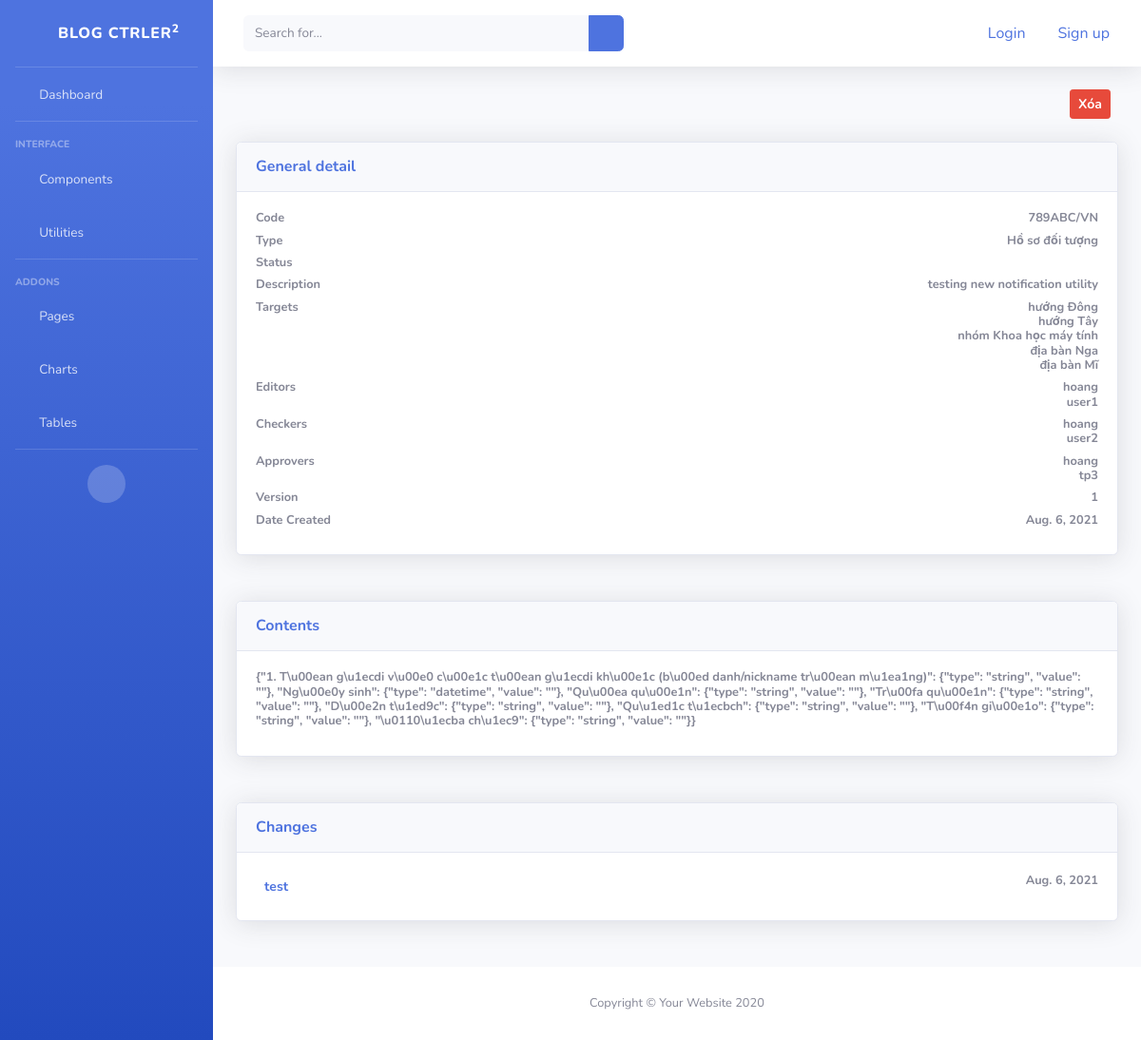
The page /xfile/5/ on the database as committed earlier.
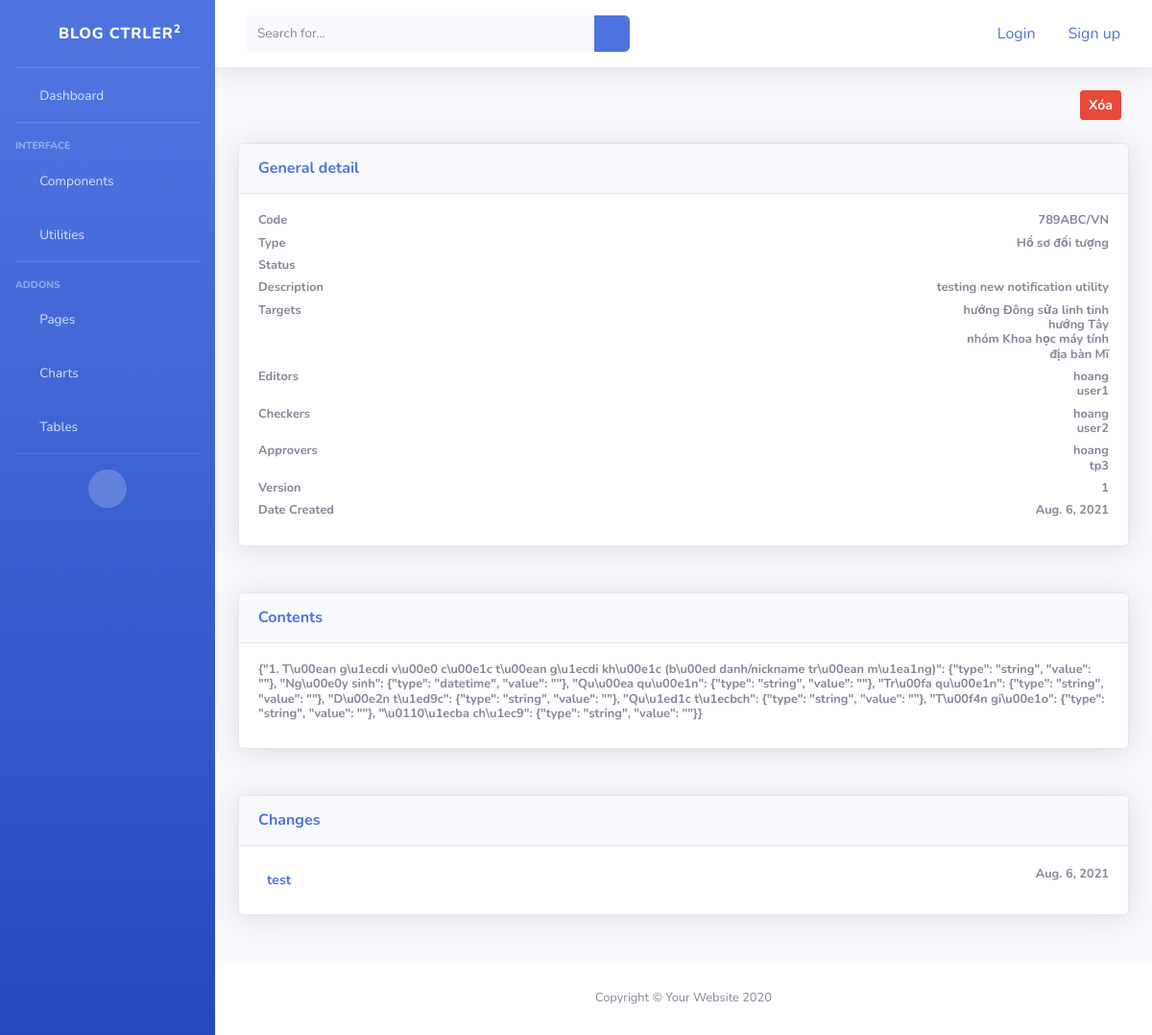
The same page on the database as committed later.
### hsmt/models.py (models this page shows, shortened)
class XFile(models.Model):
    code = models.CharField(max_length=120)
    description = models.TextField(blank=True)
    status = FSMIntegerField(
        choices = STATUS.choices,
        default = STATUS.INIT,
        protected = True
    )
    date_created = models.DateField(default=timezone.now)
    type = models.ForeignKey(XFileType, on_delete=models.CASCADE)
    targets = models.ManyToManyField(Target)
    department = models.ForeignKey(Department, on_delete=models.CASCADE)
    content = models.TextField(blank=True)
    version = models.PositiveIntegerField(default=0)
    creator = models.ForeignKey(User, related_name='xfiles_created', on_delete=models.PROTECT)
    editors = models.ManyToManyField(User, related_name='xfiles_can_edit')
    checkers = models.ManyToManyField(User, related_name='xfiles_can_check')
    approvers = models.ManyToManyField(User, related_name='xfiles_can_approve')
    def can_edit(self, user=None):
        if not user:
            return False
        if user in list(self.editors.all()):
            return True
        return False
    def can_check(self, user=None):
        if not user:
            return False
        if user in list(self.checkers.all()):
            return True
        return False
    def can_approve(self, user=None):
        if not user:
            return False
        if user in list(self.approvers.all()):
            return True
        return False

class XFileType(models.Model):
    name = models.CharField(max_length=120)
    example_content = models.TextField() # nội dung mẫu

class Target(models.Model):
    name = models.CharField(max_length=120)
    description = models.TextField(blank=True)
    type = models.PositiveIntegerField(choices=TARGET_TYPES.choices)
    def __str__(self):
        return f'{self.get_type_display()} {self.name}'

class XFileChange(models.Model):
    version = models.PositiveIntegerField(default=None, null=True, blank=True)
    date_created = models.DateField(default=timezone.now)
    date_edited = models.DateField(blank=True, null=True)
    date_submited = models.DateField(blank=True, null=True)
    date_checked = models.DateField(blank=True, null=True)
    date_approved = models.DateField(blank=True, null=True)
    editor = models.ForeignKey(User, on_delete=models.PROTECT, related_name='changes_edited', null=True)
    checker = models.ForeignKey(User, on_delete=models.PROTECT, related_name='changes_checked', null=True)
    approver = models.ForeignKey(User, on_delete=models.PROTECT, related_name='changes_approved', null=True)
    file = models.ForeignKey(XFile, on_delete=models.CASCADE, related_name='changes')
    name = models.CharField(max_length=120)
    content = models.TextField(blank=True)
    comments = GenericRelation('Comment')

### hsmt/views.py (the view)
# urls.py: path('xfile/<int:pk>/',XFileDetailView.as_view(), name='hsmt-detail'),
class XFileDetailView(DetailView):
    template_name = 'hsmt/old/detail.html'
    model = XFile
    context_object_name = 'xfile'
    def get_context_data(self, **kwargs):
        context = super().get_context_data(**kwargs)
        context['title'] = 'Chi tiết về hồ sơ mục tiêu'
        return context

### hsmt/templatetags/custom_tags.py (called while the page is built)
@register.filter
def sort_by(queryset, order):
    return queryset.order_by(order)

### hsmt/templates/hsmt/old/detail.html (shortened to what this page needs)
{% extends 'hsmt/old/base.html' %}
{% load custom_tags %}
{% block data %}
    <div class="row">
        <div class="col-lg-12 mb-4" id="functionsBar">
            <a href="#" class="btn btn-danger float-right font-weight-bold mr-2 btn-sm" data-toggle="modal" data-target="#deleteModal" id="deleteBtn">
                Xóa
            </a>
        </div>
    </div>
    <div class="row">
        <div class="col-lg-12 mb-4">
            <div class="card shadow mb-4">
                <div class="card-header py-3">
                    <h6 class="m-0 font-weight-bold text-primary" href="#">
                        General detail
                    </h6>
                </div>
                <div class="card-body">
                    <h4 class="small font-weight-bold">
                        Code
                        <span class="float-right">{{xfile.code}}</span>
                    </h4>
                    <h4 class="small font-weight-bold">
                        Type
                        <span class="float-right">{{xfile.type.name}}</span>
                    </h4>
                    <h4 class="small font-weight-bold">
                        Status
                    </h4>
                    <h4 class="small font-weight-bold">
                        Description
                        <span class="float-right">{{xfile.description}}</span>
                    </h4>
                    <h4 class="small font-weight-bold">
                        Targets
                        {% for target in xfile.targets.all %}
                            <span class="float-right">{{target}}</span>
                            <br>
                        {% endfor %}
                    </h4>
                    <h4 class="small font-weight-bold">
                        Editors
                        {% for user in xfile.editors.all %}
                            {% if user.first_name and user.last_name %}
                                <span class="float-right">{{user.first_name}} {{user.last_name}}</span>
                            {% else %}
                                <span class="float-right">{{user}}</span>
                            {% endif %}
                            <br>
                        {% endfor %}
                    </h4>
                    <h4 class="small font-weight-bold">
                        Checkers
                        {% for user in xfile.checkers.all %}
                            {% if user.first_name and user.last_name %}
                                <span class="float-right">{{user.first_name}} {{user.last_name}}</span>
                            {% else %}
                                <span class="float-right">{{user}}</span>
                            {% endif %}
                            <br>
                        {% endfor %}
                    </h4>
                    <h4 class="small font-weight-bold">
                        Approvers
                        {% for user in xfile.approvers.all %}
                            {% if user.first_name and user.last_name %}
                                <span class="float-right">{{user.first_name}} {{user.last_name}}</span>
                            {% else %}
                                <span class="float-right">{{user}}</span>
                            {% endif %}
                            <br>
                        {% endfor %}
                    </h4>
                    <h4 class="small font-weight-bold">
                        Version
                        <span class="float-right">{{xfile.version}}</span>
                    </h4>
                    <h4 class="small font-weight-bold">
                        Date Created
                        <span class="float-right">{{xfile.date_created}}</span>
                    </h4>
                </div>
            </div>
        </div>
        <div class="col-lg-12 mb-4">
            <div class="card shadow mb-4">
                <div class="card-header py-3">
                    <h6 class="m-0 font-weight-bold text-primary" href="#">
                        Contents
                    </h6>
                </div>
                <div class="card-body">
                    <h4 class="small font-weight-bold">
                        {{xfile.content}}
                    </h4>
                </div>
            </div>
        </div>
        <div class="col-lg-12 mb-4">
            <div class="card shadow mb-4">
                <div class="card-header py-3">
                    <h6 class="m-0 font-weight-bold text-primary" href="#">
                        Changes
                    </h6>
                </div>
                <div class="card-body">
                        {% for change in xfile.changes.all|sort_by:'-date_created' %}
                        <div>
                            <a href="{% url 'hsmt-change-detail' change.id %}" class="small font-weight-bold btn btn-sm text-primary">
                                {{change.name}}
                            </a>
                            <span class="float-right small font-weight-bold">{{change.date_created}}</span>
                        </div>
                        {% endfor %}
                </div>
            </div>
        </div>
    </div>
{% endblock data %}

### hsmt/templates/hsmt/old/base.html (shortened to what this page needs)
{% extends 'project/base.html' %}
{% load static %}
{% block content %}
    <div id="wrapper">
        <ul class="navbar-nav bg-gradient-primary sidebar sidebar-dark accordion" id="accordionSidebar">
            <a class="sidebar-brand d-flex align-items-center justify-content-center" href="{% url 'hsmt-list' %}">
                <div class="sidebar-brand-icon">
                    <i class="fas fa-chess-rook"></i>
                </div>
                <div class="sidebar-brand-text mx-3">Blog Ctrler<sup>2</sup></div>
            </a>
            <hr class="sidebar-divider my-0">
            <li class="nav-item">
                <a class="nav-link" href="{% url 'hsmt-list' %}">
                    <i class="fas fa-fw fa-tachometer-alt"></i>
                    <span>Dashboard</span></a>
            </li>
            <hr class="sidebar-divider">
            <div class="sidebar-heading">
                Interface
            </div>
            <li class="nav-item">
                <a class="nav-link collapsed" href="#" data-toggle="collapse" data-target="#collapseTwo"
                    aria-expanded="true" aria-controls="collapseTwo">
                    <i class="fas fa-fw fa-cog"></i>
                    <span>Components</span>
                </a>
            </li>
            <li class="nav-item">
                <a class="nav-link collapsed" href="#" data-toggle="collapse" data-target="#collapseUtilities"
                    aria-expanded="true" aria-controls="collapseUtilities">
                    <i class="fas fa-fw fa-wrench"></i>
                    <span>Utilities</span>
                </a>
            </li>
            <hr class="sidebar-divider">
            <div class="sidebar-heading">
                Addons
            </div>
            <li class="nav-item">
                <a class="nav-link" href="#" data-toggle="collapse" data-target="#collapsePages" aria-expanded="true"
                    aria-controls="collapsePages">
                    <i class="fas fa-fw fa-folder"></i>
                    <span>Pages</span>
                </a>
            </li>
            <li class="nav-item">
                <a class="nav-link" href="charts.html">
                    <i class="fas fa-fw fa-chart-area"></i>
                    <span>Charts</span></a>
            </li>
            <li class="nav-item">
                <a class="nav-link" href="tables.html">
                    <i class="fas fa-fw fa-table"></i>
                    <span>Tables</span></a>
            </li>
            <hr class="sidebar-divider d-none d-md-block">
            <div class="text-center d-none d-md-inline">
                <button class="rounded-circle border-0" id="sidebarToggle"></button>
            </div>
        </ul>
        <div id="content-wrapper" class="d-flex flex-column">
            <div id="content">
                <nav class="navbar navbar-expand navbar-light bg-white topbar mb-4 static-top shadow">
                    <form
                        class="d-none d-sm-inline-block form-inline mr-auto ml-md-3 my-2 my-md-0 mw-100 navbar-search">
                        <div class="input-group">
                            <input type="text" class="form-control bg-light border-0 small" placeholder="Search for..."
                                aria-label="Search" aria-describedby="basic-addon2">
                            <div class="input-group-append">
                                <button class="btn btn-primary" type="button">
                                    <i class="fas fa-search fa-sm"></i>
                                </button>
                            </div>
                        </div>
                    </form>
                    {% if not request.user.is_authenticated %}
                    <ul class="navbar-nav ml-auto">
                        <li class="nav-item no-arrow mx-1">
                            <a href="{% url 'user-login' %}" class="nav-link btn text-primary" role="button" aria-haspopup="true" aria-expanded="false">
                                Login
                            </a>
                        </li>
                        <li class="nav-item no-arrow mx-1">
                            <a href="{% url 'user-register' %}" class="nav-link btn text-primary" role="button" aria-haspopup="true" aria-expanded="false">
                                Sign up
                            </a>
                        </li>
                    </ul>
                    {% endif %}
                </nav>
                <div class="container-fluid">
                    {% block data %}{% endblock data %}
                </div>
            </div>
            <footer class="sticky-footer bg-white">
                <div class="container my-auto">
                    <div class="copyright text-center my-auto">
                        <span>Copyright &copy; Your Website 2020</span>
                    </div>
                </div>
            </footer>
        </div>
    </div>
{% endblock content %}

### templates/project/base.html (shortened to what this page needs)
{% load static %}
<!DOCTYPE html>
<html lang="en">
<head>
    <link href="{% static 'old/vendor/fontawesome-free/css/all.min.css' %}" rel="stylesheet" type="text/css">
    <link href="{% static 'old/css/sb-admin-2.min.css' %}" rel="stylesheet">
</head>
<body id="page-top">
    {% block content %}{% endblock content %}
</body>
</html>

Rows that differ between the two databases and show on the page:
removed Target: type+name "địa bàn Nga"
changed Target: type+name "hướng Đông" → "hướng Đông sửa linh tinh"
